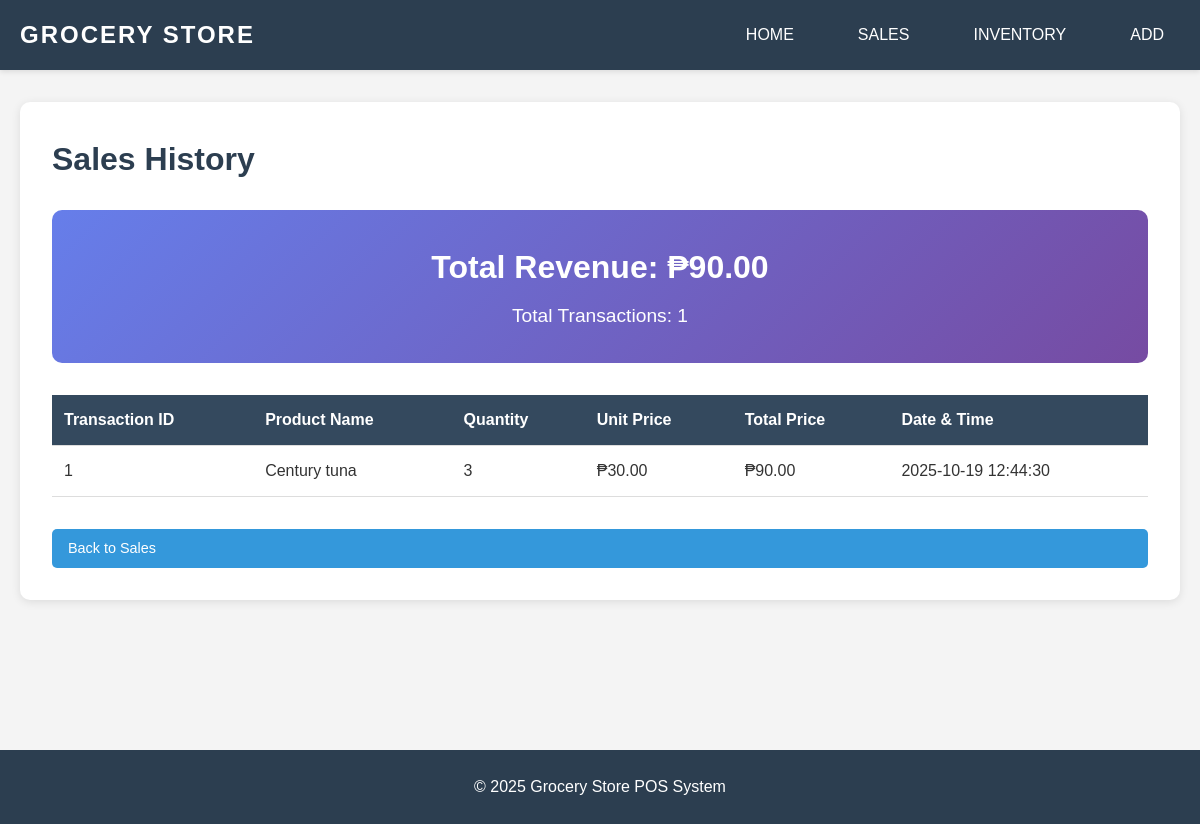
Screenshot of /sales/history with the database file from the repository.
### app.py (models this page shows, shortened)
class Sale(db.Model):
    id = db.Column(db.Integer, primary_key=True)
    product_id = db.Column(db.Integer, db.ForeignKey('product.id'), nullable=False)
    product_name = db.Column(db.String(200), nullable=False)
    quantity = db.Column(db.Integer, nullable=False)
    unit_price = db.Column(db.Float, nullable=False)
    total_price = db.Column(db.Float, nullable=False)
    date_sold = db.Column(db.DateTime, default=datetime.utcnow)

### app.py (the view)
@app.route('/sales/history')
def sales_history():
    sales = Sale.query.order_by(Sale.date_sold.desc()).all()
    total_revenue = sum(sale.total_price for sale in sales)
    return render_template('sales_history.html', sales=sales, total_revenue=total_revenue)

### templates/sales_history.html (shortened to what this page needs)
{% extends "base.html" %}
{% block content %}
<div class="sales-history-container">
    <h1>Sales History</h1>
    <div class="revenue-summary">
        <h2>Total Revenue: ₱{{ "%.2f"|format(total_revenue) }}</h2>
        <p>Total Transactions: {{ sales|length }}</p>
    </div>
    {% if sales %}
    <table class="sales-table">
        <thead>
            <tr>
                <th>Transaction ID</th>
                <th>Product Name</th>
                <th>Quantity</th>
                <th>Unit Price</th>
                <th>Total Price</th>
                <th>Date & Time</th>
            </tr>
        </thead>
        <tbody>
            {% for sale in sales %}
            <tr>
                <td>{{ sale.id }}</td>
                <td>{{ sale.product_name }}</td>
                <td>{{ sale.quantity }}</td>
                <td>₱{{ "%.2f"|format(sale.unit_price) }}</td>
                <td>₱{{ "%.2f"|format(sale.total_price) }}</td>
                <td>{{ sale.date_sold.strftime('%Y-%m-%d %H:%M:%S') }}</td>
            </tr>
            {% endfor %}
        </tbody>
    </table>
    {% else %}
    <p class="no-data">No sales recorded yet</p>
    {% endif %}
    <div class="form-actions">
        <a href="{{ url_for('sales') }}" class="btn btn-primary">Back to Sales</a>
    </div>
</div>
{% endblock %}

### static/style.css (style rules this page uses)
* { margin: 0; padding: 0; box-sizing: border-box; }
body { font-family: Arial, sans-serif; line-height: 1.6; color: #333; background-color: #f4f4f4; }
.inventory-table, .sales-table { width: 100%; border-collapse: collapse; margin-top: 1rem; }
.inventory-table th, .inventory-table td, .sales-table th, .sales-table td { padding: 0.75rem; text-align: left; border-bottom: 1px solid #ddd; }
.inventory-table th, .sales-table th { background-color: #34495e; color: white; font-weight: 600; }
.btn { display: inline-block; padding: 0.5rem 1rem; border: none; border-radius: 5px; text-decoration: none; cursor: pointer; font-size: 0.9rem; transition: background-color 0.3s, transform 0.2s; }
.btn-primary { background-color: #3498db; color: white; }
.form-actions { display: flex; gap: 1rem; margin-top: 2rem; }
.form-actions .btn { flex: 1; }
.sales-history-container { background: white; padding: 2rem; border-radius: 10px; box-shadow: 0 2px 10px rgba(0,0,0,0.1); }
.sales-history-container h1 { color: #2c3e50; margin-bottom: 1.5rem; }
.revenue-summary { background: linear-gradient(135deg, #667eea 0%, #764ba2 100%); color: white; padding: 2rem; border-radius: 10px; margin-bottom: 2rem; text-align: center; }
.revenue-summary h2 { font-size: 2rem; margin-bottom: 0.5rem; }
.revenue-summary p { font-size: 1.2rem; }

### rows the page displays
Sale: id "1", product_name "Century tuna", quantity "3", unit_price "30.00", total_price "90.00", date_sold "2025-10-19 12:44:30"

### other values shown
{{ "%.2f"|format(total_revenue) }} "90.00"
{{ sales|length }} "1"
